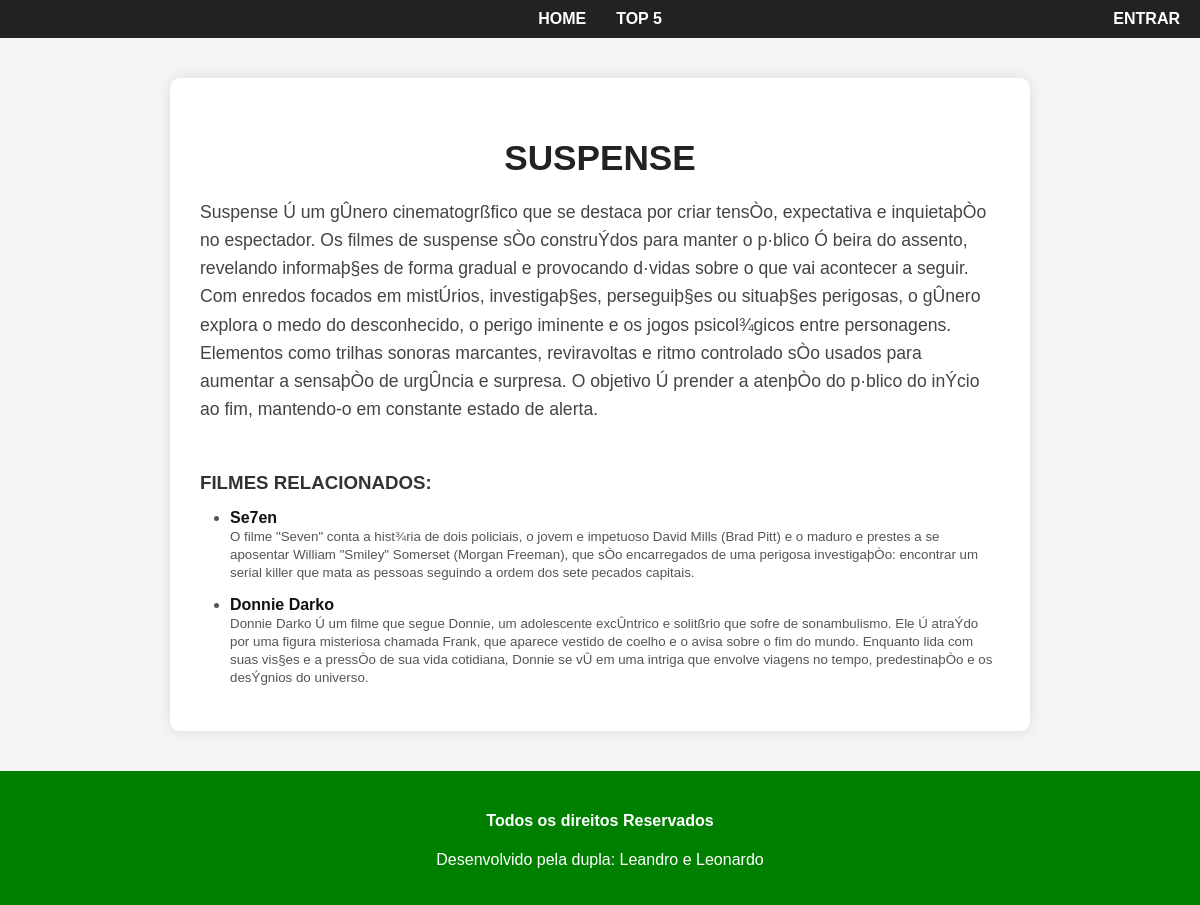
Page /genero/Suspense on the earlier database version.
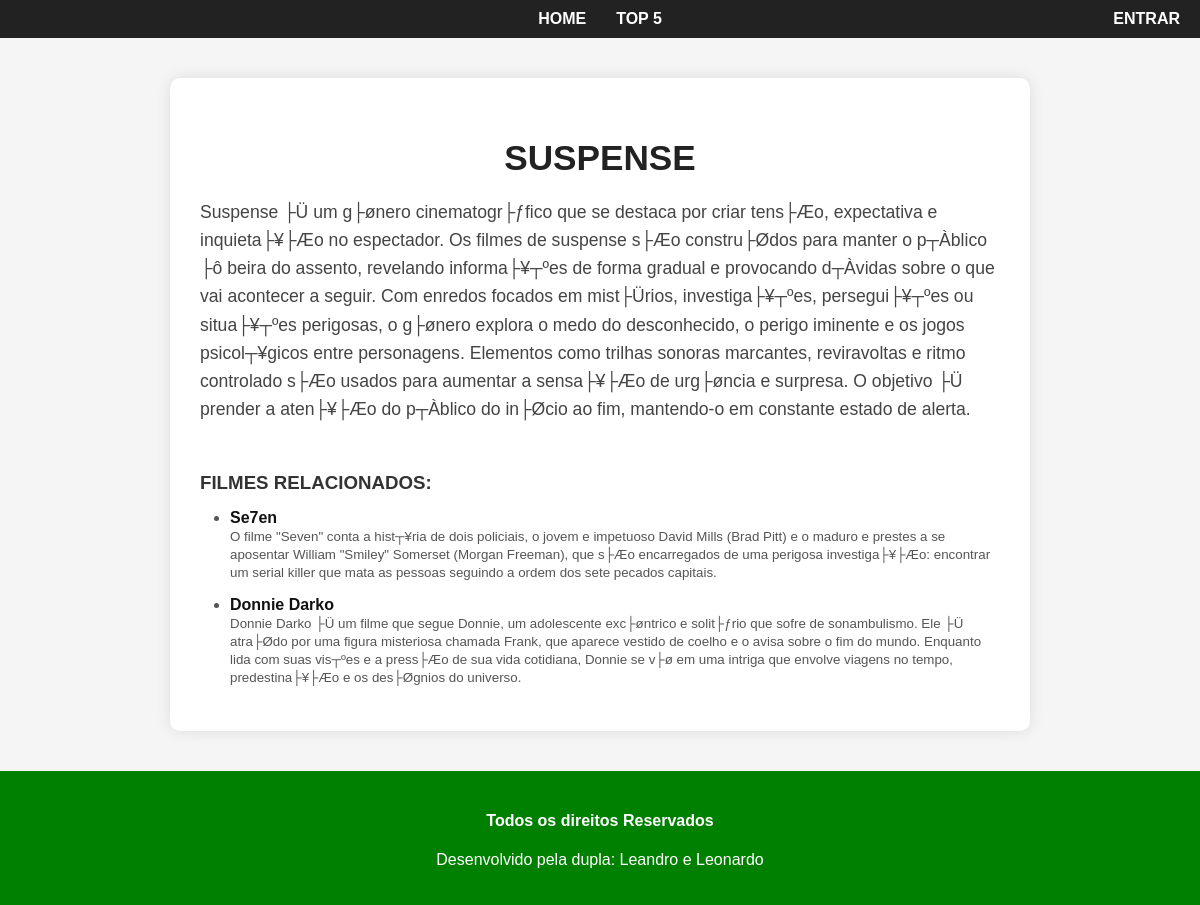
Same page on the later database version.
### main/models.py (models this page shows, shortened)
class Genero(models.Model):
    nome = models.CharField(max_length=100)
    descricao = models.TextField()

class Filme(models.Model):
    titulo = models.CharField(max_length=100)
    capa = models.ImageField(upload_to='capa_filmes')
    sinopse = models.TextField()
    direcao = models.ManyToManyField(Pessoa, blank=True, related_name='direcao')
    elenco = models.ManyToManyField(Pessoa, blank=True, related_name='elenco')
    genero = models.ManyToManyField(Genero)

### main/views.py (the view)
# urls.py: path('genero/<str:nome>', views.genero, name='genero'),
def genero(request, nome):
    genero = get_object_or_404(Genero, nome=unquote(nome))
    return render(request, 'main/genero.html', {'genero': genero})

### main/templates/main/genero.html (shortened to what this page needs)
{% extends 'main/base.html' %}
{% block content %}
<div class="genero-container">
    <div class="genero-card">
        <div class="genero-info">
            <h1>{{ genero.nome }}</h1>
            <p>{{ genero.descricao }}</p>
            <h3>Filmes relacionados:</h3>
            <ul class="filmes-lista">
                {% for filme in genero.filme_set.all %}
                <li>
                    <strong>{{ filme.titulo }}</strong><br>
                    <small>{{ filme.sinopse }}</small>
                </li>
                {% empty %}
                <li>Nenhum filme cadastrado para este gênero.</li>
                {% endfor %}
            </ul>
        </div>
    </div>
</div>
{% endblock %}

Differences in the rows shown:
changed Genero "SUSPENSE": descricao "Suspense Ú um gÛnero cinematogrßfico que se destaca por criar tensÒo, expectativa e inquietaþÒo no espectador. Os filmes de suspense sÒo construÝdos para manter o p·blico Ó beira do assento, revelando informaþ§es de forma gradual e provocando d·vidas sobre o que vai acontecer a seguir. Com enredos focados em mistÚrios, investigaþ§es, perseguiþ§es ou situaþ§es perigosas, o gÛnero explora o medo do desconhecido, o perigo iminente e os jogos psicol¾gicos entre personagens. Elementos como trilhas sonoras marcantes, reviravoltas e ritmo controlado sÒo usados para aumentar a sensaþÒo de urgÛncia e surpresa. O objetivo Ú prender a atenþÒo do p·blico do inÝcio ao fim, mantendo-o em…" → "Suspense ├Ü um g├ønero cinematogr├ƒfico que se destaca por criar tens├Æo, expectativa e inquieta├¥├Æo no espectador. Os filmes de suspense s├Æo constru├Ødos para manter o p┬Àblico ├ô beira do assento, revelando informa├¥┬ºes de forma gradual e provocando d┬Àvidas sobre o que vai acontecer a seguir. Com enredos focados em mist├Ürios, investiga├¥┬ºes, persegui├¥┬ºes ou situa├¥┬ºes perigosas, o g├ønero explora o medo do desconhecido, o perigo iminente e os jogos psicol┬¥gicos entre personagens. Elementos como trilhas sonoras marcantes, reviravoltas e ritmo controlado s├Æo usados para aumentar a sensa├¥├Æo de urg├øncia e surpresa. O objetivo ├Ü prender a aten├¥├Æo do p┬Àblico do in├Øcio ao fim,…"
changed Filme "Se7en": sinopse "…filme \"Seven\" conta a hist¾ria de dois policiais, o jovem e impetuoso David Mills (Brad Pitt) e o maduro e prestes a se aposentar William \"Smiley\" Somerset (Morgan Freeman), que sÒo encarregados de uma perigosa investigaþÒo: encontrar um serial killer…" → "…filme \"Seven\" conta a hist┬¥ria de dois policiais, o jovem e impetuoso David Mills (Brad Pitt) e o maduro e prestes a se aposentar William \"Smiley\" Somerset (Morgan Freeman), que s├Æo encarregados de uma perigosa investiga├¥├Æo: encontrar um serial killer…"
changed Filme "Donnie Darko": sinopse "Donnie Darko Ú um filme que segue Donnie, um adolescente excÛntrico e solitßrio que sofre de sonambulismo. Ele Ú atraÝdo por uma figura misteriosa chamada Frank, que aparece vestido de coelho e o avisa sobre o fim do mundo. Enquanto lida com suas vis§es e a pressÒo de sua vida cotidiana, Donnie se vÛ em uma intriga que envolve viagens no tempo, predestinaþÒo e os desÝgnios do universo." → "Donnie Darko ├Ü um filme que segue Donnie, um adolescente exc├øntrico e solit├ƒrio que sofre de sonambulismo. Ele ├Ü atra├Ødo por uma figura misteriosa chamada Frank, que aparece vestido de coelho e o avisa sobre o fim do mundo. Enquanto lida com suas vis┬ºes e a press├Æo de sua vida cotidiana, Donnie se v├ø em uma intriga que envolve viagens no tempo, predestina├¥├Æo e os des├Øgnios do universo."
